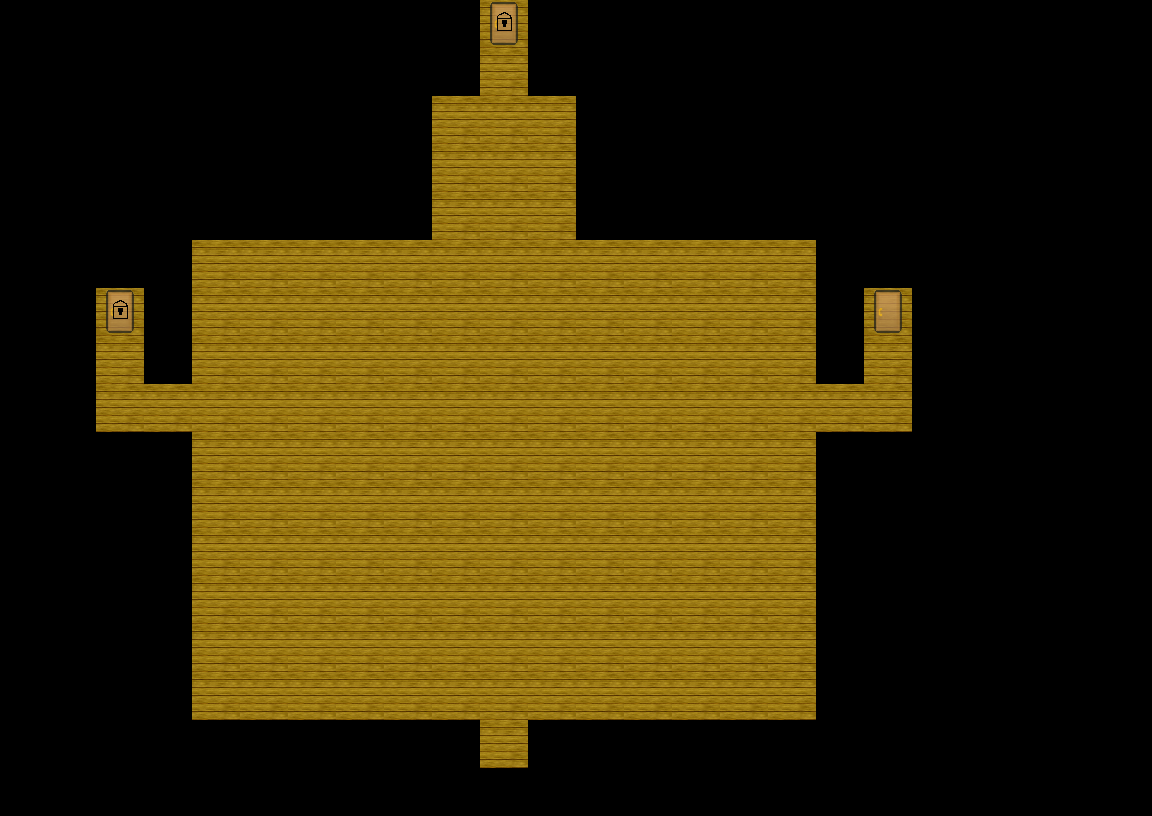

A level layout from a 2D game, rendered from its tile map. Below: a short description, then the map file with its tile-grid data intact:
An orthogonal 24x17 tile map with 48x48 px tiles, 3 tile layers (bg, hard, overlay).

<map version="1.0" orientation="orthogonal" width="24" height="17" tilewidth="48" tileheight="48">
 <tileset firstgid="1" name="tiles" tilewidth="48" tileheight="48">
  <image source="../data/images/tiles.png" width="768" height="768" />
 </tileset>
 <layer name="bg" width="24" height="17">
  <data encoding="csv">
0,0,0,0,0,0,0,0,0,0,0,0,0,0,0,0,0,0,0,0,0,0,0,0,
0,0,0,0,0,0,0,0,0,0,9,0,0,0,0,0,0,0,0,0,0,0,0,0,
0,0,0,0,0,0,0,0,0,9,9,9,0,0,0,0,0,0,0,0,0,0,0,0,
0,0,0,0,0,0,0,0,0,9,9,9,0,0,0,0,0,0,0,0,0,0,0,0,
0,0,0,0,0,0,0,0,0,9,9,9,0,0,0,0,0,0,0,0,0,0,0,0,
0,0,0,0,9,9,9,9,9,9,9,9,9,9,9,9,9,0,0,0,0,0,0,0,
0,0,0,0,9,9,9,9,9,9,9,9,9,9,9,9,9,0,0,0,0,0,0,0,
0,0,9,0,9,9,9,9,9,9,9,9,9,9,9,9,9,0,9,0,0,0,0,0,
0,0,9,9,9,9,9,9,9,9,9,9,9,9,9,9,9,9,9,0,0,0,0,0,
0,0,0,0,9,9,9,9,9,9,9,9,9,9,9,9,9,0,0,0,0,0,0,0,
0,0,0,0,9,9,9,9,9,9,9,9,9,9,9,9,9,0,0,0,0,0,0,0,
0,0,0,0,9,9,9,9,9,9,9,9,9,9,9,9,9,0,0,0,0,0,0,0,
0,0,0,0,9,9,9,9,9,9,9,9,9,9,9,9,9,0,0,0,0,0,0,0,
0,0,0,0,9,9,9,9,9,9,9,9,9,9,9,9,9,0,0,0,0,0,0,0,
0,0,0,0,9,9,9,9,9,9,9,9,9,9,9,9,9,0,0,0,0,0,0,0,
0,0,0,0,0,0,0,0,0,0,9,0,0,0,0,0,0,0,0,0,0,0,0,0,
0,0,0,0,0,0,0,0,0,0,0,0,0,0,0,0,0,0,0,0,0,0,0,0
</data>
 </layer>
 <layer name="hard" width="24" height="17">
  <data encoding="csv">
0,0,0,0,0,0,0,0,0,0,36,0,0,0,0,0,0,0,0,0,0,0,0,0,
0,0,0,0,0,0,0,0,2,2,0,2,2,0,0,0,0,0,0,0,0,0,0,0,
0,0,0,0,0,0,0,0,2,0,0,0,2,0,0,0,0,0,0,0,0,0,0,0,
0,0,0,0,0,0,0,0,2,0,0,0,2,0,0,0,0,0,0,0,0,0,0,0,
0,0,0,2,2,2,2,2,2,0,0,0,2,2,2,2,2,2,0,0,0,0,0,0,
0,2,2,2,0,0,0,0,0,0,0,0,0,0,0,0,0,2,2,2,0,0,0,0,
0,2,36,2,0,0,0,0,0,0,0,0,0,0,0,0,0,2,12,2,0,0,0,0,
0,2,0,2,0,0,0,0,0,0,0,0,0,0,0,0,0,2,0,2,0,0,0,0,
0,2,0,0,0,0,0,0,0,0,0,0,0,0,0,0,0,0,0,2,0,0,0,0,
0,2,2,2,0,0,0,0,0,0,0,0,0,0,0,0,0,2,2,2,0,0,0,0,
0,0,0,2,0,0,0,0,0,0,0,0,0,0,0,0,0,2,0,0,0,0,0,0,
0,0,0,2,0,0,0,0,0,0,0,0,0,0,0,0,0,2,0,0,0,0,0,0,
0,0,0,2,0,0,0,0,0,0,0,0,0,0,0,0,0,2,0,0,0,0,0,0,
0,0,0,2,0,0,0,0,0,0,0,0,0,0,0,0,0,2,0,0,0,0,0,0,
0,0,0,2,0,0,0,0,0,0,0,0,0,0,0,0,0,2,0,0,0,0,0,0,
0,0,0,2,2,2,2,2,2,2,0,2,2,2,2,2,2,2,0,0,0,0,0,0,
0,0,0,0,0,0,0,0,0,2,2,2,0,0,0,0,0,0,0,0,0,0,0,0
</data>
 </layer>
 <layer name="overlay" width="24" height="17">
  <data encoding="csv">
0,0,0,0,0,0,0,0,0,0,0,0,0,0,0,0,0,0,0,0,0,0,0,0,
0,0,0,0,0,0,0,0,0,0,0,0,0,0,0,0,0,0,0,0,0,0,0,0,
0,0,0,0,0,0,0,0,0,0,0,0,0,0,0,0,0,0,0,0,0,0,0,0,
0,0,0,0,0,0,0,0,0,0,0,0,0,0,0,0,0,0,0,0,0,0,0,0,
0,0,0,0,0,0,0,0,0,0,0,0,0,0,0,0,0,0,0,0,0,0,0,0,
0,0,0,0,0,0,0,0,0,0,0,0,0,0,0,0,0,0,0,0,0,0,0,0,
0,0,0,0,0,0,0,0,0,0,0,0,0,0,0,0,0,0,0,0,0,0,0,0,
0,0,0,0,0,0,0,0,0,0,0,0,0,0,0,0,0,0,0,0,0,0,0,0,
0,0,0,0,0,0,0,0,0,0,0,0,0,0,0,0,0,0,0,0,0,0,0,0,
0,0,0,0,0,0,0,0,0,0,0,0,0,0,0,0,0,0,0,0,0,0,0,0,
0,0,0,0,0,0,0,0,0,0,0,0,0,0,0,0,0,0,0,0,0,0,0,0,
0,0,0,0,0,0,0,0,0,0,0,0,0,0,0,0,0,0,0,0,0,0,0,0,
0,0,0,0,0,0,0,0,0,0,0,0,0,0,0,0,0,0,0,0,0,0,0,0,
0,0,0,0,0,0,0,0,0,0,0,0,0,0,0,0,0,0,0,0,0,0,0,0,
0,0,0,0,0,0,0,0,0,0,0,0,0,0,0,0,0,0,0,0,0,0,0,0,
0,0,0,0,0,0,0,0,0,0,0,0,0,0,0,0,0,0,0,0,0,0,0,0,
0,0,0,0,0,0,0,0,0,0,0,0,0,0,0,0,0,0,0,0,0,0,0,0
</data>
 </layer>
 <objectgroup name="objects" width="24" height="17" />
</map>
